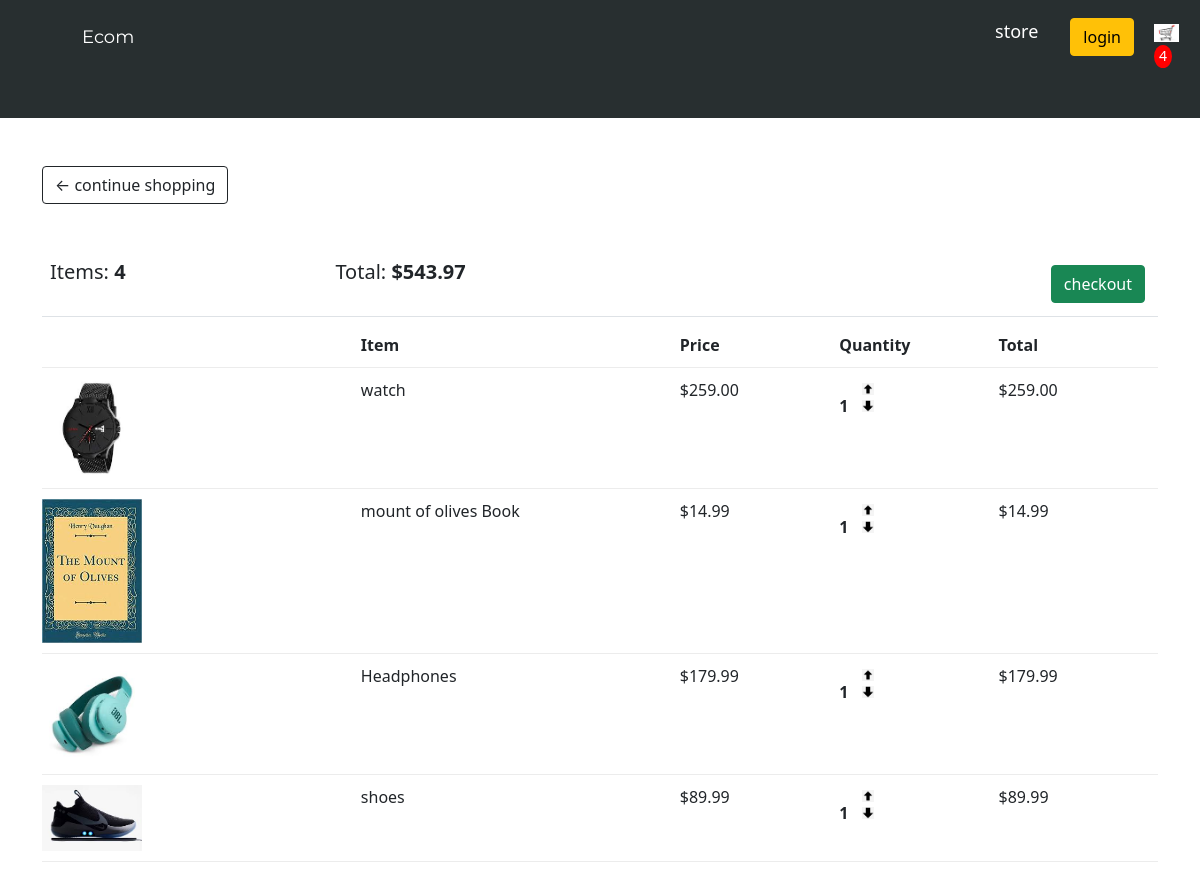
The app's page /cart/ (signed in) with its own data.
### store/models.py (models this page shows, shortened)
class Order(models.Model):
    customer = models.ForeignKey(Customer, on_delete=models.SET_NULL, blank=True, null=True)
    date_ordered = models.DateTimeField(auto_now_add=True)
    complete = models.BooleanField(default=False, blank=False, null=True)
    transaction_id = models.CharField(max_length=200, null=True)
    @property
    def get_cart_total(self):
        orderitems = self.orderitem_set.all()
        total = sum([item.get_total for item in orderitems])
        return total
    @property
    def get_cart_items(self):
        orderitems = self.orderitem_set.all()
        total = sum([item.quantity for item in orderitems])
        return total

class OrderItem(models.Model):
    product = models.ForeignKey(Product, on_delete=models.SET_NULL, null=True, blank=True)
    order = models.ForeignKey(Order, on_delete=models.SET_NULL, null=True, blank=True)
    quantity = models.IntegerField(default=0, null=True, blank=True)
    date_added = models.DateTimeField(auto_now_add=True)
    @property
    def get_total(self):
        total = self.product.price * self.quantity
        return total

class Product(models.Model):
    name = models.CharField(max_length=200, null=True)
    price = models.DecimalField(max_digits=12, decimal_places=2)
    digital = models.BooleanField(default=False, blank=False, null=True)
    image   = models.ImageField(null=True, blank=True)
    @property
    def imageURL(self):
        try:
            url = self.image.url
        except:
            url = ''
        return url

### store/views.py (the view)
# urls.py: path('cart/', views.cart, name='cart'),
def cart(request):
	data = cartData(request)
	cartItems = data['cartItems']
	order = data['order']
	items = data['items']
	context = {'items':items, 'order':order, 'cartItems':cartItems}
	return render(request, 'store/cart.html', context)

### store/utils.py (called while the page is built)
def cartData(request):
	if request.user.is_authenticated:
		customer = request.user.customer
		order, created = Order.objects.get_or_create(customer=customer, complete=False)
		items = order.orderitem_set.all()
		cartItems = order.get_cart_items
	else:
		cookieData = cookieCart(request)
		cartItems = cookieData['cartItems']
		order = cookieData['order']
		items = cookieData['items']
	return {'cartItems':cartItems ,'order':order, 'items':items}

### store/templates/store/cart.html
{% extends 'store/base.html' %}
{% load static %}
{% block content %}
<div class="row">
    <div class="col-lg-12">
        <div class="box-element">
          <a class="btn btn-outline-dark" href="{% url 'store' %}">&#x2190; continue shopping</a>
        </div>
        <br>
        <br>
        <table class="table">
            <tr>
                <th><h5>Items: <strong>{{order.get_cart_items}}</strong></h5></th>
                <th><h5>Total: <strong>${{order.get_cart_total|floatformat:2}}</strong></h5></th>
                <th>
                    <a style="float:right; margin:5px" href="{% url 'checkout' %}" class="btn btn-success">
                    checkout</a>
                </th>
            </tr>
        </table>
        <div class="box-element">
            <div class="cart-row">
                <div style="flex: 2"></div>
                <div style="flex: 2"><strong>Item</strong></div>
                <div style="flex: 1"><strong>Price</strong></div>
                <div style="flex: 1"><strong>Quantity</strong></div>
                <div style="flex: 1"><strong>Total</strong></div>
            </div>
            {% for item in items %}
            <div class="cart-row">
                <div style="flex: 2"><img src="{{item.product.imageURL}}" class="row-image"></div>
                <div style="flex: 2">{{item.product.name}}</div>
                <div style="flex: 1">${{item.product.price|floatformat:2}}</div>
                <div style="flex: 1">
                   <p class="quantity">{{item.quantity}}</p>
                   <div class="quantity">
                     <img data-product={{item.product.id}} data-action="add" class="chg-quantity update-cart" src="{% static 'images/arrow-up.png' %}">
                     <img data-product={{item.product.id}} data-action="remove" class="chg-quantity  update-cart" src="{% static 'images/arrow-down.png' %}">
                    </div>
                </div>
                <div style="flex: 1">${{item.get_total}}</div>
            </div>
            {% endfor %}
        </div>
    </div>
</div>
{% endblock %}

### static/css/cart.css (style rules this page uses)
.cart-row { display: flex; align-items: flex-stretch; padding-bottom: 10px; margin-bottom: 10px; border-bottom: 1px solid #ececec; }
.row-image { width: 100px; }
.quantity { display: inline-block; font-weight: 700; padding-right:10px; }
.chg-quantity { width: 12px; cursor: pointer; display: block; margin-top: 5px; transition:.1s; }

### static/css/checkout.css (style rules this page uses)
.cart-row { display: flex; align-items: flex-stretch; padding-bottom: 10px; margin-bottom: 10px; border-bottom: 1px solid #ececec; }
.row-image { width: 100px; }

### records on screen
Order: get_cart_items "4", get_cart_total "543.97"
OrderItem: product.imageURL (picture), product.name "watch", product.price "259.00", quantity "1", get_total "259.00"
OrderItem: product.imageURL (picture), product.name "mount of olives Book", product.price "14.99", quantity "1", get_total "14.99"
OrderItem: product.imageURL (picture), product.name "Headphones", product.price "179.99", quantity "1", get_total "179.99"
OrderItem: product.imageURL (picture), product.name "shoes", product.price "89.99", quantity "1", get_total "89.99"

### other values on screen
{{ cartItems }} "4"
